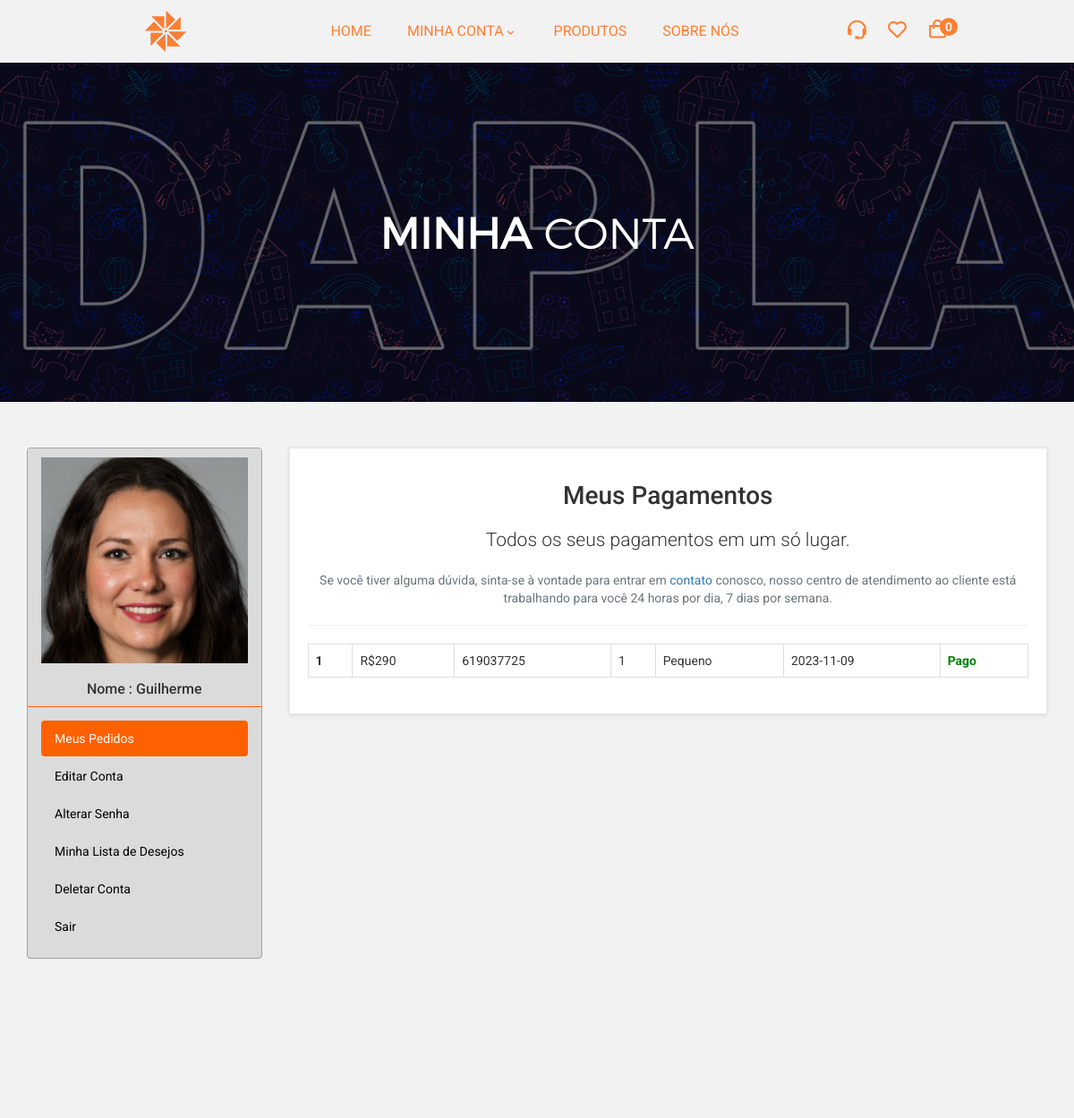
The app's page /customer/my_account.php?my_orders (signed in), older data.
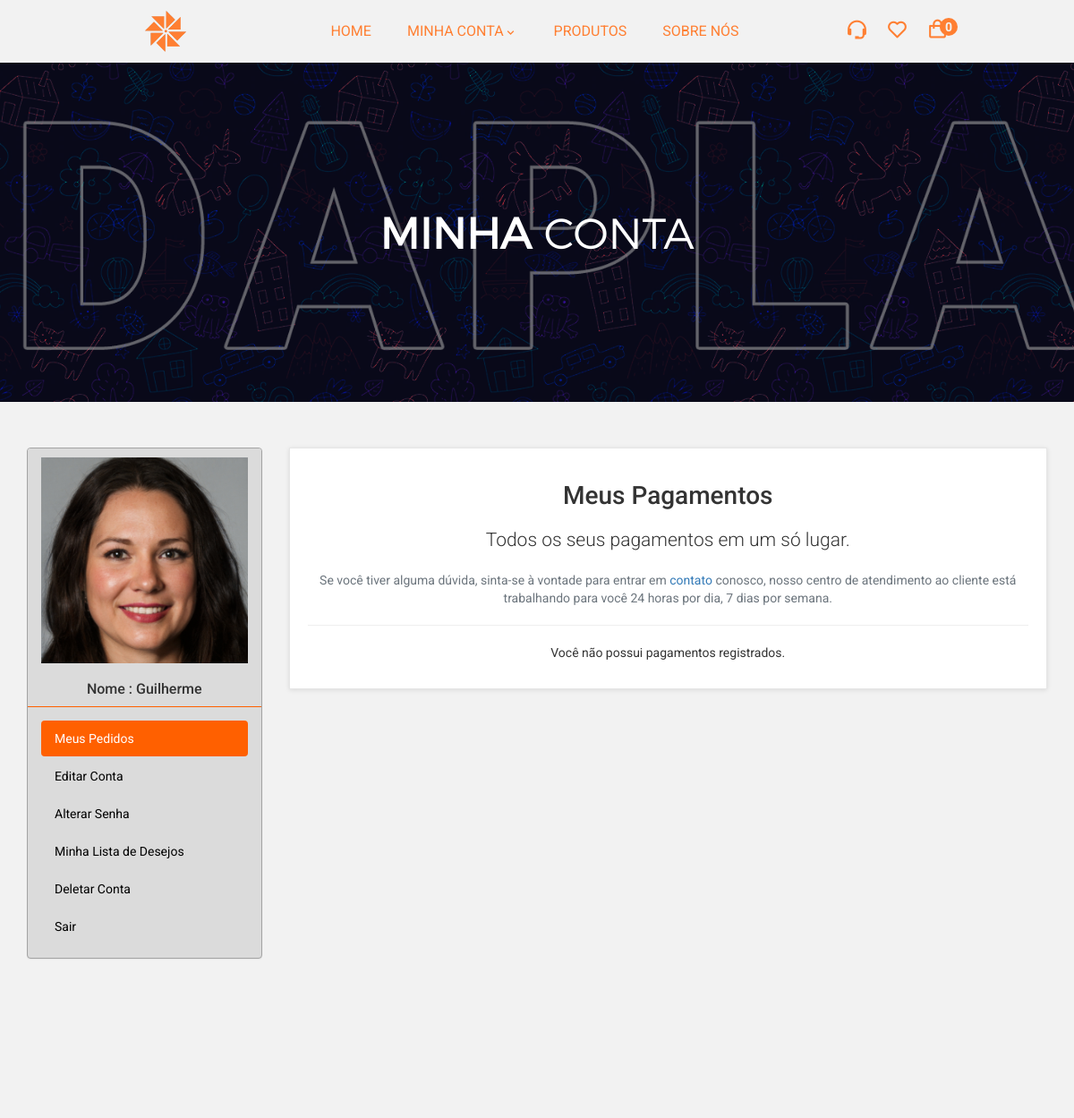
The same page, newer data.
### tables this page shows
CREATE TABLE `customers` (
  `customer_id` int(10) NOT NULL,
  `customer_name` varchar(255) NOT NULL,
  `customer_email` varchar(255) NOT NULL,
  `customer_pass` varchar(255) NOT NULL,
  `customer_country` text NOT NULL,
  `customer_city` text NOT NULL,
  `customer_contact` varchar(255) NOT NULL,
  `customer_address` text NOT NULL,
  `customer_image` text NOT NULL,
  `customer_ip` varchar(255) NOT NULL,
  `customer_confirm_code` text NOT NULL
);

CREATE TABLE `customer_orders` (
  `order_id` int(10) NOT NULL,
  `customer_id` int(10) NOT NULL,
  `due_amount` int(100) NOT NULL,
  `invoice_no` int(100) NOT NULL,
  `qty` int(10) NOT NULL,
  `size` text NOT NULL,
  `order_date` timestamp NOT NULL DEFAULT current_timestamp() ON UPDATE current_timestamp(),
  `order_status` text NOT NULL
);

### customer/my_orders.php (the view, shortened to what this page needs)
<center>
    <h1>Meus Pagamentos</h1>
    <p class="lead"> Todos os seus pagamentos em um só lugar.</p>
    <p class="text-muted">
        Se você tiver alguma dúvida, sinta-se à vontade para entrar em <a href="../contact.php">contato</a> conosco, nosso centro de atendimento ao cliente está trabalhando para você 24 horas por dia, 7 dias por semana.
    </p>
</center>
<hr>
<div class="table-responsive">
    <?php
    $customer_session = $_SESSION['customer_email'];
    $get_customer = "select * from customers where customer_email='$customer_session'";
    $run_customer = mysqli_query($con, $get_customer);
    $row_customer = mysqli_fetch_array($run_customer);
    $customer_id = $row_customer['customer_id'];
    $get_orders = "select * from customer_orders where customer_id='$customer_id'";
    $run_orders = mysqli_query($con, $get_orders);
    if (mysqli_num_rows($run_orders) > 0) {
    ?>
        <table class="table table-bordered table-hover">
            <tbody>
                <?php
                $i = 0;
                while ($row_orders = mysqli_fetch_array($run_orders)) {
                    $due_amount = $row_orders['due_amount'];
                    $invoice_no = $row_orders['invoice_no'];
                    $qty = $row_orders['qty'];
                    $size = $row_orders['size'];
                    $order_date = substr($row_orders['order_date'], 0, 11);
                    $order_status = $row_orders['order_status'];
                    $i++;
                    if ($order_status == 'Pago') {
                        $order_status = "<b style='color:green;'>Pago</b>";
                    } else {
                        $order_status = "<b style='color:red;'>Pendente</b>";
                    }
                ?>
                    <tr>
                        <th><?php echo $i; ?></th>
                        <td>R$<?php echo $due_amount; ?></td>
                        <td><?php echo $invoice_no; ?></td>
                        <td><?php echo $qty; ?></td>
                        <td><?php echo $size; ?></td>
                        <td><?php echo $order_date; ?></td>
                        <td><?php echo $order_status; ?></td>
                    </tr>
                <?php } ?>
            </tbody>
        </table>
    <?php
    } else {
        echo "<p class='text-center'>Você não possui pagamentos registrados.</p>";
    }
    ?>
</div>

### customer/my_account.php (shortened to what this page needs)
<?php
if (!isset($_SESSION['customer_email'])) {
  echo "<script>window.open('../checkout.php','_self')</script>";
} else {
  $index = "../index.php";
  $cart = "../cart.php";
  $favorites = "my_account.php?my_wishlist";
  $products = "../shop.php";
  $contato = "../contact.php";
  $sobrenos = "../about.php";
  include("../includes/db.php");
  include("../includes/header.php");
  include("../functions/functions.php");
  include("../includes/main.php");
  ?>
  <main>
    <div class="nero">
      <div class="nero__heading">
        <span class="nero__bold">Minha </span>Conta
      </div>
    </div>
  </main>
  <div class="myaccountpage">
    <div class="containeraccount">
      <div class="col-md-12">
      </div>
      <div class="col-md-3">
        <?php include("../includes/sidebar_MinhaConta.php"); ?>
      </div>
      <div class="col-md-9">
        <div class="box">
          <?php
          if (isset($_GET['my_orders'])) {
            include("my_orders.php");
          }
          ?>
        </div>
      </div>
    </div>
  </div>
  </body>
  </html>
<?php } ?>

### includes/header.php (shortened to what this page needs)
<!DOCTYPE html>
<html lang="en">
<head>
  <link rel="stylesheet" href="https://cdn.jsdelivr.net/npm/swiper@10/swiper-bundle.min.css" />
  <link href="styles/bootstrap.css" rel="stylesheet">
  <link href="styles/bootstrap.min.css" rel="stylesheet">
  <link href="styles/backend.css" rel="stylesheet">
  <link href="styles/style.css" rel="stylesheet">
  <link href="styles/Home.css" rel="stylesheet">
  <link href="styles/aboutus.css" rel="stylesheet">
  <link rel="stylesheet" href="styles/myaccount.css">
  <link href="font-awesome/css/font-awesome.min.css" rel="stylesheet">
</head>
<body>
</body>
</html>

### includes/main.php (shortened to what this page needs)
<link rel="stylesheet" href="https://unpkg.com/boxicons@latest/css/boxicons.min.css">
</head>
<body>
  <header>
    <nav>
      <div class="logozinha">
        <a href="<?php echo $index ?>" class="logo"><img src="images/logo2.png" alt=""><span>ADAPLAY</span></a>
      </div>
      <ul class="navmenuzin">
        <li><a href="<?php echo $index ?>">Home</a></li>
        <li id="dropdownzinho"><a href="#">Minha Conta<i class='bx bx-chevron-down'></i></a>
        </li>
        <li><a href="<?php echo $products ?>">Produtos</a></li>
        <li><a href="<?php echo $sobrenos ?>">Sobre Nós</a></li>
      </ul>
      <div class="nav-icon">
        <a href="<?php echo $contato ?>"><i class='bx bx-support'></i></a>
        <a href="<?php echo $favorites ?>"><i class='bx bx-heart'></i></a>
        <div class="Carrinho">
          <a href="<?php echo $cart ?>"><i class='bx bx-shopping-bag'></i> </a>
          <p>
            <?php items(); ?>
          </p>
        </div>
      </div>
    </nav>
  </header>

### functions/functions.php (shortened to what this page needs)
<?php
$db = mysqli_connect("localhost", "root", "", "ecom_store");
function getRealUserIp()
{
  switch (true) {
    default:
      return $_SERVER['REMOTE_ADDR'];
  }
}
function items()
{
  global $db;
  $ip_add = getRealUserIp();
  $get_items = "select * from cart where ip_add='$ip_add'";
  $run_items = mysqli_query($db, $get_items);
  $count_items = mysqli_num_rows($run_items);
  echo $count_items;
}

### includes/sidebar_MinhaConta.php
<div class="panel panel-default sidebar-menu">
    <div class="panel-heading">
        <?php
        $customer_session = $_SESSION['customer_email'];
        $get_customer = "select * from customers where customer_email='$customer_session'";
        $run_customer = mysqli_query($con, $get_customer);
        $row_customer = mysqli_fetch_array($run_customer);
        $customer_image = $row_customer['customer_image'];
        $customer_name = $row_customer['customer_name'];
        if (!isset($_SESSION['customer_email'])) {
        } else {
            echo "
<center>
<img src='customer_images/$customer_image' class='img-responsive'>
</center>
<br>
<h3 align='center' class='panel-title'> Nome : $customer_name </h3>
";
        }
        ?>
    </div>
    <div class="panel-body">
        <ul class="nav nav-pills nav-stacked">
            <li class="<?php if (isset($_GET['my_orders'])) {
                echo "active";
            } ?>">
                <a href="my_account.php?my_orders"> <i class="fa fa-pencil"></i> Meus Pedidos </a>
            </li>
            <li class="<?php if (isset($_GET['edit_account'])) {
                echo "active";
            } ?>">
                <a href="my_account.php?edit_account"> <i class="fa fa-pencil"></i> Editar Conta </a>
            </li>
            <li class="<?php if (isset($_GET['change_pass'])) {
                echo "active";
            } ?>">
                <a href="my_account.php?change_pass"> <i class="fa fa-user"></i> Alterar Senha </a>
            </li>
            <li class="<?php if (isset($_GET['my_wishlist'])) {
                echo "active";
            } ?>">
                <a href="my_account.php?my_wishlist"> <i class="fa fa-heart"></i> Minha Lista de Desejos </a>
            </li>
            <li class="<?php if (isset($_GET['delete_account'])) {
                echo "active";
            } ?>">
                <a href="my_account.php?delete_account"> <i class="fa fa-trash-o"></i> Deletar Conta </a>
            </li>
            <li>
                <a href="logout.php"> <i class="fa fa-sign-out"></i> Sair </a>
            </li>
        </ul>
    </div>
</div>

### customer/styles/backend.css (style rules this page uses)
html { font-family: "Roboto", Helvetica, Arial, sans-serif; line-height: 1.15; -ms-text-size-adjust: 100%; -webkit-text-size-adjust: 100%; }
body { margin: 0; }
article, aside, footer, header, nav, section { font-family: "Roboto", Helvetica, Arial, sans-serif; display: block; }
h1 { font-size: 2em; margin: 0.67em 0; }
figcaption, figure, main { display: block; }
hr { box-sizing: content-box; height: 0; overflow: visible; }
a { background-color: transparent; -webkit-text-decoration-skip: objects; }
img { border-style: none; }
html { box-sizing: border-box; }
body { font-family: Montserrat, sans-serif; font-weight: 400; background-color: white; }
img { max-width: 100%; height: auto; }
.nero { padding-top: 160px; padding-bottom: 140px; font-family: "montserratlight", sans-serif; text-align: center; text-transform: uppercase; color: #fff; background: #666 url("../images/BACKGROUNDBanner.png") no-repeat; background-size: cover; background-position: center; }
.nero__heading { font-size: 48px; }
.nero__bold { font-weight: 700; }
:root { --color-principal: #00c8c8; --color-secundaria: #11111f; --color-texto: #ff7f32; }
header { font-family: Jost; }
nav { position: relative; width: 100%; top: 0; right: 0; z-index: 1000; display: flex; align-items: center; justify-content: space-between; padding: 20px 10%; background: #f2f2f2; }
.logozinha { max-height: 20px; display: flex; align-items: center; text-decoration: none }
.logo img { max-width: 130px; height: auto; }
.logo { text-decoration: none; color: #ff7f32; font-weight: bold; }
.logozinha a { text-decoration: none; }
.logozinha a { color: #ff7f32; }
.navmenuzin { display: flex; list-style: none; margin: 0; padding: 0; }
.navmenuzin a { color: var(--color-texto); font-size: 16px; text-transform: uppercase; padding: 10px 20px; font-weight: 400; transition: all 0.42s ease; text-decoration: none; }
.nav-icon { display: flex; align-items: center; }
.nav-icon i { margin-right: 20px; color: var(--color-texto); font-size: 25px; font-weight: 400; transition: all 0.42s ease; }
#dropdownzinho i { transform: translateY(20%); transition: all 0.1s ease-in; }
.Carrinho { display: flex; }
.Carrinho i { margin-right: 0; }
.Carrinho p { text-decoration: none; color: #f2f2f2; background: var(--color-texto); width: 20px; align-items: center; justify-content: center; font-weight: bold; border-radius: 100%; display: flex; transform: translateX(-50%); }
b, strong { font-weight: inherit; font-weight: bolder; }

### styles/style.css (style rules this page uses)
body { font-family: "Roboto", Helvetica, Arial, sans-serif; font-size: 14px; line-height: 1.42857143; color: #333333; background-color: #ebebeb; overflow-x: hidden; }
.box { background: #fff; margin: 0 0 30px; border: solid 1px #e6e6e6; box-sizing: border-box; padding: 20px; box-shadow: 0 1px 5px rgba(0, 0, 0, 0.1); }

### styles/Home.css (style rules this page uses)
html, body { margin: 0; padding: 0; overflow-x: hidden; height: 100%; width: 100%; }
:root { --card-height: 210px; --card-width: calc(var(--card-height) / 1.2); }

### customer/styles/myaccount.css (style rules this page uses)
html, body { margin: 0; padding: 0; overflow-x: hidden; height: 100%; width: 100%; }
.myaccountpage { background: #f2f2f2; height: 100vh; }
.containeraccount { margin: auto; padding-top: 50px; }
.containeraccount .panel { background-color: #dbdbdb; }
.containeraccount .panel-default>.panel-heading { color: #333; background-color: #dbdbdb; border-color: #ddd; }
.containeraccount .panel-default { border-color: #a3a3a3; }
.containeraccount .panel-body a { color: black; }
.containeraccount .panel-default>.panel-heading { border-color: #ff6000; }
.containeraccount .nav-pills>li.active>a, .nav-pills>li.active>a:focus, .nav-pills>li.active>a:hover { background-color: #ff6000; }
@media (min-width:768px) { .containeraccount { width: 750px } }
@media (min-width:992px) { .containeraccount { width: 970px } }
@media (min-width:1200px) { .containeraccount { width: 1170px } }

Row changes from the older to the newer data that the page shows:
removed customer_orders: due_amount "290", invoice_no "619037725", qty "1", size "Pequeno", order_date "2023-11-09", order_status "Pago"
Text that changed along with them:
text now shown: "Você não possui pagamentos registrados."
